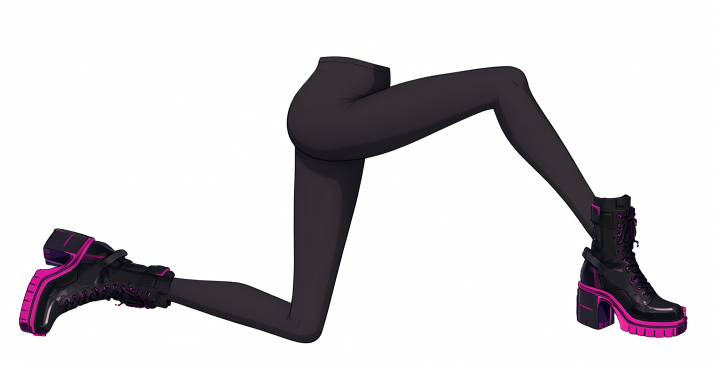
#> input picture pm/Nest-Egg/attachments/NE-222-native-pose/source/rin_kneel_color_alpha_22297_0.png, 1440 x 736 px (shown at 1/2 size)
$ python validate_bundle.py
#> lines starting #> are read from the running program, lines starting #| are printed output that depends on the picture; after the words box and inside, x2 and y2 are one past the last pixel; in counts of white or black regions, pixels touching at a corner belong together
#!/usr/bin/env python3
"""CPU-only link, source-pixel, mesh-topology, and evidence validation."""
from __future__ import annotations

import hashlib
import json
from pathlib import Path
import re

import numpy as np
from PIL import Image

BUNDLE = Path(__file__).resolve().parent
PROJECT = BUNDLE.parents[3]
SOURCE_SHA = "74044963a9ff8d2bc47b5bceed04d8763b856b252069c4817c7f0685b1bd33ed"
PREFIX = "pm/Nest-Egg/attachments/NE-222-native-pose/"


def sha(path: Path) -> str:
    return hashlib.sha256(path.read_bytes()).hexdigest()


def read_json(path: Path) -> dict:
    return json.loads(path.read_text(encoding="utf-8"))


def main() -> None:
    source_path = BUNDLE / "source/rin_kneel_color_alpha_22297_0.png"
    assert sha(source_path) == SOURCE_SHA, "pinned 22297 source hash changed"
    source_image = Image.open(source_path)
#> source_image is the input picture: PIL image 1440x736 RGBA; mean R, G, B, A 140.9, 53.3, 175.5, 50.9
    assert source_image.mode == "RGBA" and source_image.size == (1440, 736)
    source = np.asarray(source_image)
    retained = source[:, :, 3] >= 40
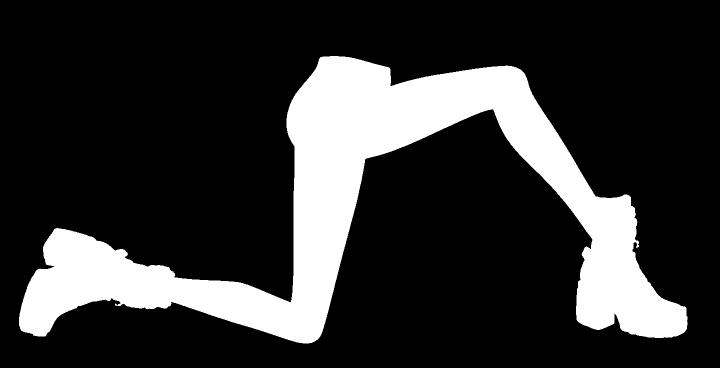
#> retained: shape (736, 1440) bool (shown at 1/2 size); 20% white; 1 white region, box (x1, y1, x2, y2) and area: (38, 112, 1375, 687) 211990
    alpha = source[:, :, 3]
    assert int(np.count_nonzero(alpha == 0)) == 363146
    assert int(np.count_nonzero(alpha == 1)) == 481772
    assert int(retained.sum()) == 211990

    owner_manifest = read_json(BUNDLE / "generated/ownership/manifest-v3.json")
    names = ("pelvis", "front_thigh", "front_calf", "front_boot", "back_thigh", "back_calf", "back_boot")
    mask_stack = []
    for name in names:
        mask = np.asarray(Image.open(BUNDLE / f"generated/ownership/masks/{name}.png").convert("L")) > 0
        assert mask.shape == retained.shape
        assert not np.any(mask & ~retained), f"{name} owns alpha below the established 40 floor"
        mask_stack.append(mask)
        image = np.asarray(Image.open(BUNDLE / f"generated/registration/textures/{name}.png").convert("RGBA"))
        normal = Image.open(BUNDLE / f"generated/registration/textures/{name}_n.png")
        assert image.shape[2] == 4 and image.shape[:2] == (normal.height, normal.width)
        assert image.shape[2] == 4
        if name in ("pelvis", "front_boot", "back_boot"):
            assert (BUNDLE / f"generated/registration/textures/{name}_glow.png").is_file()
    owners = np.stack(mask_stack).sum(axis=0)
    assert np.array_equal(owners == 1, retained), "source pixels are missing or multiply owned"
    assert int(retained.sum()) == 211990
    assert owner_manifest["status"] == "PRIVATE_V3_SEVEN_PART_SOURCE_OWNERSHIP_PROPOSAL_NOT_ACCEPTED"

    bbox = (656, 129, 1191, 460)
    x0, y0, x1, y1 = bbox
    grid = read_json(BUNDLE / "generated/shared_mesh/shared_grid.json")
    assert grid["common_bbox_xyxy_half_open"] == list(bbox)
    assert grid["grid"]["columns"] == 5 and grid["grid"]["rows"] == 5
    assert len(grid["grid"]["points_source_xy"]) == 25
    assert len(grid["grid"]["triangles"]) == 96
    for owner in ("front_thigh", "front_calf"):
        mask = mask_stack[names.index(owner)][y0:y1, x0:x1] & retained[y0:y1, x0:x1]
        expected = np.zeros((y1 - y0, x1 - x0, 4), dtype=np.uint8)
        source_crop = source[y0:y1, x0:x1]
        expected[mask] = source_crop[mask]
        actual = np.asarray(Image.open(BUNDLE / f"generated/shared_mesh/{owner}_common_bbox.png").convert("RGBA"))
        normal = Image.open(BUNDLE / f"generated/shared_mesh/{owner}_common_bbox_n.png")
        assert actual.shape == expected.shape and np.array_equal(actual, expected), f"{owner} common atlas changed source pixels"
        assert normal.size == (x1 - x0, y1 - y0)

    texture_defs = read_json(BUNDLE / "generated/registration/textures.json")
    for definition in texture_defs.values():
        file_path = definition["file"].replace("\\", "/")
        resolved = (PROJECT / "art/characters/rin" / file_path).resolve()
        assert resolved.is_file(), f"registration texture link is missing: {file_path}"
        if "glow" in definition:
            glow = (PROJECT / "art/characters/rin" / definition["glow"]).resolve()
            assert glow.is_file(), f"registration glow link is missing: {definition['glow']}"

    fixture = read_json(BUNDLE / "formal_pose_data.json")
    pose = fixture["pose_parts"]["kneel_22297_registration_v3_fixture"]
    assert len(pose["bind_pose"]) == 20 and len(pose["parts"]) == 4
    assert {part["slot"] for part in pose["parts"]} == {
        "armor_thigh", "thigh_dmg", "armor_calf", "calf_dmg"
    }
    for definition in fixture["textures"].values():
        path = (PROJECT / "art/characters/rin" / definition["file"]).resolve()
        assert path.is_file(), f"formal fixture texture link is missing: {definition['file']}"
        assert path.with_name(path.stem + "_n.png").is_file(), "formal fixture normal link is missing"

    for scene_name in ("capture_shared_bind.tscn", "formal_pose_native.tscn"):
        scene = (BUNDLE / scene_name).read_text(encoding="utf-8")
        for res_path in re.findall(r'res://[^"\s)]+', scene):
            project_path = (PROJECT / res_path.removeprefix("res://")).resolve()
            assert project_path.is_file(), f"scene resource link is missing: {res_path}"
    for script_name in ("capture_shared_bind.gd", "formal_pose_native.gd"):
        script = (BUNDLE / script_name).read_text(encoding="utf-8")
        assert ".godot/" not in script and ".godot\\" not in script, f"private path remains in {script_name}"

    native_report = read_json(BUNDLE / "evidence/formal-native-v2/report.json")
    failed_native_report = read_json(BUNDLE / "evidence/failed/formal-native-v1/capture-report.json")
    joint_baseline = read_json(BUNDLE / "evidence/baseline-joint-check/report.json")
    assert native_report["samples"] == 480 and native_report["failed_samples"] == 0
    assert len(list((BUNDLE / "evidence/formal-native-v2").glob("*.png"))) == 480
    assert len(list((BUNDLE / "evidence/baseline-joint-check").glob("*.png"))) == 480
    assert len(list((BUNDLE / "evidence/failed/round44-underlap-attempt").glob("*.png"))) == 480
    assert joint_baseline["samples"] == 480 and joint_baseline["failed_samples"] == 64
    assert read_json(BUNDLE / "evidence/failed/round44-underlap-attempt/report.json")["failed_samples"] == 46
    assert failed_native_report["viewport_used"] is True and failed_native_report["acceptance"] is False
    final_capture = read_json(BUNDLE / "evidence/formal-native-v2/capture-report.json")
    assert final_capture["viewport_used"] is True and final_capture["acceptance"] is False
    assert final_capture["rendering_method"] == "forward_plus"
    assert final_capture["checks"] == 2018 and final_capture["failures"] == []
    assert (BUNDLE / "evidence/FAILED-HISTORY.json").is_file()

    manifest_path = BUNDLE / "bundle-manifest.json"
    manifest = read_json(manifest_path)
    recorded = manifest["files_sha256"]
    actual_files = {
        path.relative_to(BUNDLE).as_posix(): sha(path)
        for path in sorted(BUNDLE.rglob("*"))
        if path.is_file() and path != manifest_path and "__pycache__" not in path.parts and path.suffix not in (".pyc", ".import", ".uid")
    }
    assert recorded == actual_files, "bundle manifest is stale or incomplete"
    assert manifest["source_sha256"] == SOURCE_SHA
    assert manifest["native_capture"]["joint_failures"] == 0

    print(json.dumps({"status": "CPU_BUNDLE_LINK_AND_SOURCE_CHECKS_PASS_NOT_RENDER_ACCEPTANCE",
                      "source_sha256": SOURCE_SHA, "source_alpha_ge40_pixels": int(retained.sum()),
                      "exclusive_owners": len(names), "common_grid_vertices": 25,
                      "common_grid_triangles": 32, "baseline_joint_failures": 64,
                      "round44_failed_samples": 46, "native_capture_samples": 480,
                      "native_capture_failures": 0, "acceptance": False}, indent=2))


if __name__ == "__main__":
#> (the run stopped early here; a loop or call above may not have finished)
